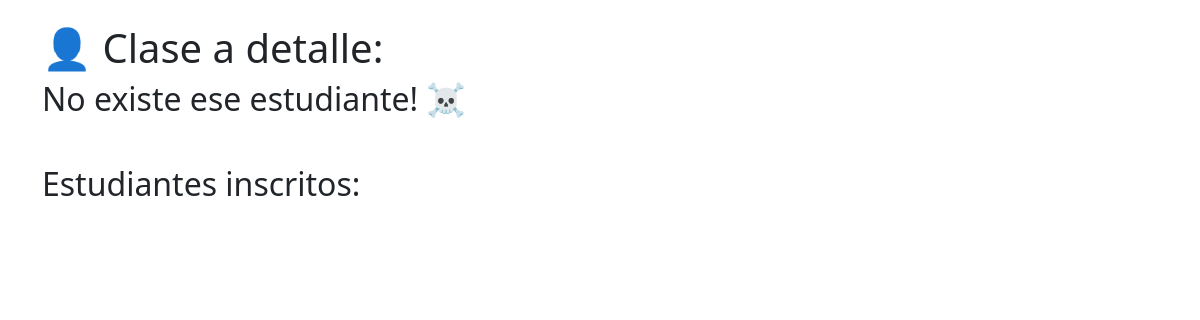
The page /clases/2/ on the database as committed earlier.
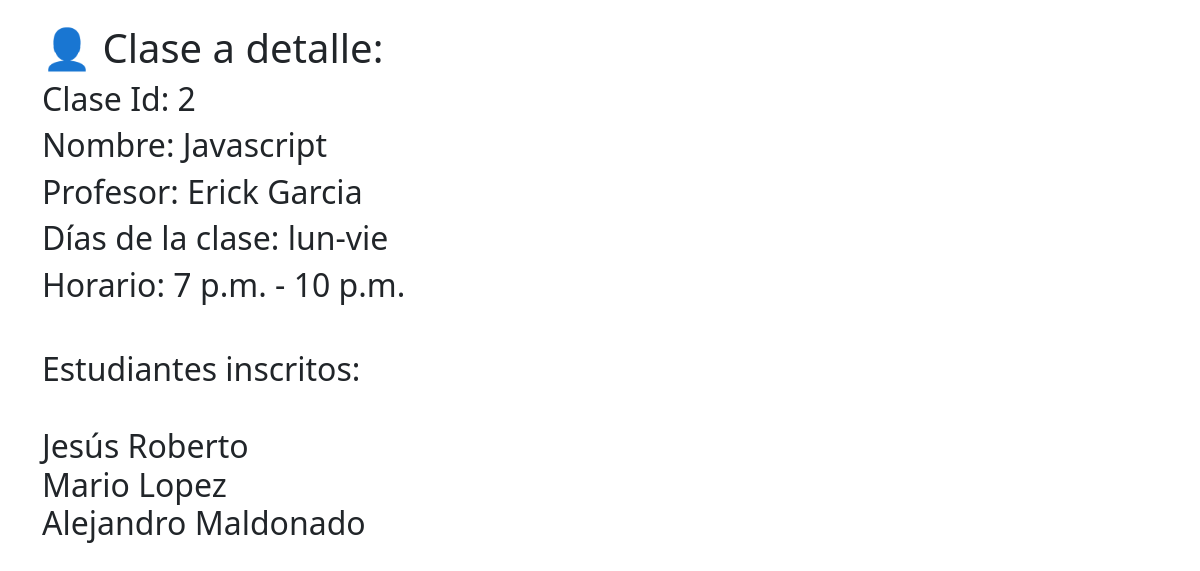
The same page on the database as committed later.
### clases/models.py (models this page shows, shortened)
class Clase(models.Model):
    nombre = models.CharField(max_length=50)
    profesor = models.CharField(max_length=50)
    dias_clase = models.CharField(max_length=50)
    hora_inicio = models.TimeField()
    hora_fin = models.TimeField()
    estudiantes = models.ManyToManyField(Estudiante, related_name='clases')

### estudiantes/models.py (models this page shows)
class Estudiante(models.Model):
    nombre = models.CharField(max_length=50)
    edad = models.IntegerField()
    email = models.EmailField()
    fecha_nacimiento = models.DateField()
    def __str__(self):
        return self.nombre

### clases/views.py (the view)
# urls.py: path('clases/<clase_id>/', get_clase),
def get_clase(request, clase_id):
    try:
        clase = Clase.objects.get(pk=clase_id)
        context = {
            "clase": clase
        }
        return render(request, 'clases/clases_detalle.html', context)
    except Exception as e:
        return render(request, 'clases/clases_detalle.html', {})

### clases/templates/clases/clases_detalle.html (shortened to what this page needs)
<!DOCTYPE html>
<html lang="en">
<head>
    <link href="https://cdn.jsdelivr.net/npm/bootstrap@5.0.1/dist/css/bootstrap.min.css" rel="stylesheet">
</head>
<body>
<div class="container">
<h1 class="mt-4">👤 Clase a detalle:</h1>
    {%if clase%}
        <h2>Clase Id: {{clase.id}}</h2>
        <h2>Nombre: {{clase.nombre}}</h2>
        <h2>Profesor: {{clase.profesor}}</h2>
        <h2>Días de la clase: {{clase.dias_clase}}</h2>
        <h2>Horario: {{clase.hora_inicio}} - {{clase.hora_fin}}</h2>
    {% else %}
        <h2>No existe ese estudiante! ☠️</h2>
    {% endif %}
    <h2><br>Estudiantes inscritos:<br><br> {{clase.estudiantes.all|join:'<br>'}}</h2>
</div>
</body>
</html>

Rows that differ between the two databases and show on the page:
added Clase: id "2", nombre "Javascript", profesor "Erick Garcia", dias_clase "lun-vie", hora_inicio "7 p.m.", hora_fin "10 p.m.", estudiantes.all "Jesús Roberto Mario Lopez Alejandro Maldonado"
Other text that changed with them:
text no longer shown: "No existe ese estudiante! ☠️"
text now shown: "Clase Id: Nombre: Profesor: Días de la clase: Horario: -"
